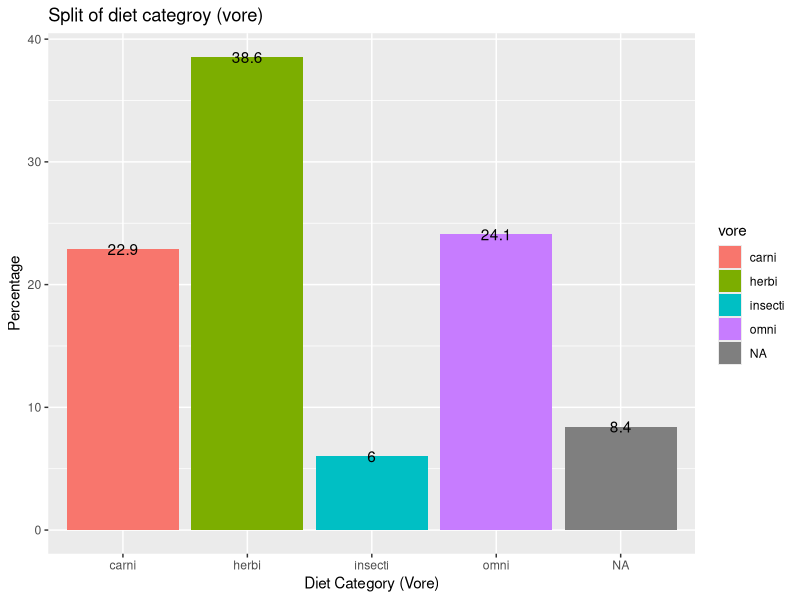
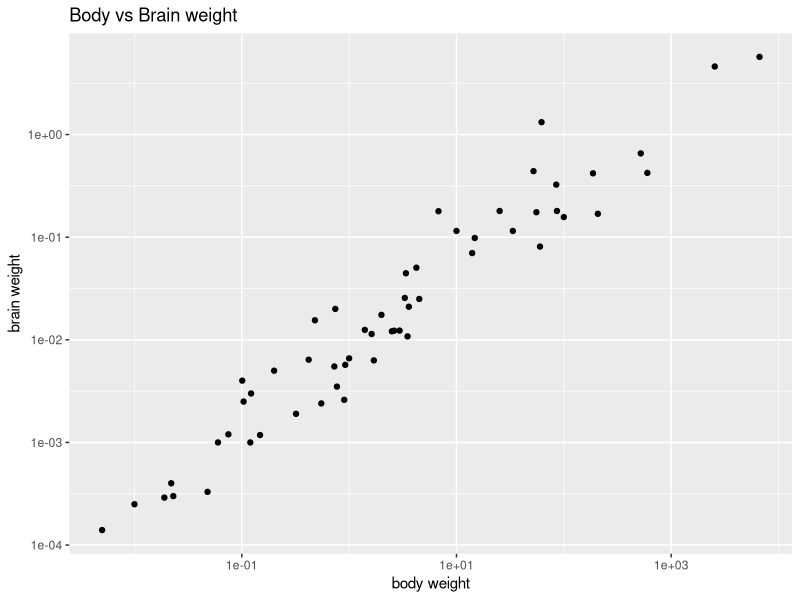

The R source for these figures, in order:
## ---- chunk 1
library(ggplot2)
library(dplyr)
data(msleep)
help(msleep)
# Help shows the description of the dataset and the different variables including
# the description of each


## Dimensions, properties, observations and NAs of data

dim(msleep)
#There are 83 rows and 11 columns. 83 data entries or points and 11 variables
glimpse(msleep)
# This is literally a glimpse of the data. Bascially a brief overview of it
head(msleep)
# Shows the first 6 rows. For Python which I code in it gives 5 usually.
# The first 6 you see are 6 different animals and you can see the difference in data
# like sleep_total, order, conservation, genus and sleep_rem. Can also see NA's
tail(msleep)
# This is just like head but it shows the last 6. That is why its called tail!!!
summary(msleep)
# This literally summarizes the data same as Python. It gives statistics, range of
# the variable in the dataset. Stats such as Min, 1st Quartile, Median, Mean, 3rd Quartile and Maximum. There are NA's present as well
msleep %>%
  summarize_all(list(~ sum(is.na(.))))
# Name, Genus, order, sleep_total, awake have no NA
# Vore has 7, conservation has 29, sleep_rem has 22 and sleep_cycle has 51

## ---- chunk 2
#Question 2

# Proportions(dplyr)

vore_proportions <- msleep %>%
  group_by(vore) %>%
  summarize(percentage = (n() / nrow(msleep)) * 100, .groups = 'drop')

# Plotting (ggplot)

ggplot(vore_proportions,aes(x=vore,y=percentage,fill=vore))+geom_col()+geom_text(aes(label=round(percentage,1)))+
  labs(x="Diet Category (Vore)", y="Percentage",title="Split of diet categroy (vore)")

# Comments on the graph
# From looking at the %'s. I see herbivores are a majority at 38.6, omni second at 24.1, carnivores third at 22.9, NA fourth at 8.4 and insect at 6
# I think this makes sense (I am not a wildlife expert btw) for a good ecosystem.
# If herbivores are lower than carnivores and omnivores that means the carnivores and omnivores may starve to death
# NA missing data needs to be gathered for better analysis

## ---- chunk 3
# Question 3

#Just filter for omni as mentioned in hw Q
omnivores_sleep_mean <- msleep %>%
  filter(vore == 'omni') %>%
  summarize(mean_sleep_total = mean(sleep_total, na.rm = TRUE))

omnivores_sleep_mean

# Commment: That means on average omnivores in the data sleep around 10.9 hrs per day
# I guess analysis could be done to compare to strict meat eaters carnivores and plant eaters herbivores to see diet and sleep relation

## ---- chunk 4
# Question 4

ggplot(msleep, aes(x=bodywt,y=brainwt)) + geom_point() + scale_x_log10() + scale_y_log10() + labs(x='body weight', y='brain weight',title='Body vs Brain weight')

# Comments: The plot shows a postiive correlation between the two variables. As body weight increases, brain weight goes up
# I guess the bigger the body weight of the animal the bigger the brain

## ---- chunk 5
# Question 5

# Remove missing then Pearson
pearson <- cor(msleep$bodywt,msleep$brainwt,use='complete.obs')
pearson

# Comments: The Pearson coefficient supports the graph from Question 4 as the coefficient is 0.93
# Value closer to 1 in a range of 0 to 1 indicates that there is a strong link between body and brain weight in the data
# So as body weight goes up so does brain weight

## ---- chunk 6
# Question 6

# Mean and std
mean_sleep_total <- mean(msleep$sleep_total, na.rm = TRUE)
std_sleep_total <- sd(msleep$sleep_total, na.rm = TRUE)

# Limit for outliers
limit <- 1.5*std_sleep_total

#Filter for outliers
sleep_outliers <- msleep %>%
  filter(abs(sleep_total - mean_sleep_total) > limit) %>%
  select(name, sleep_total)

print(sleep_outliers)

# Comments: The data shows that the giraffe, elephants, whales, donkey, deer,seel and horse are on the smaller side while
# bats, armadillos and opussums are on the higher end. There could be a biological reason to this
# as giraffe, elephants, whales, donkey, deer,seel and horse are heavy while armadillos and bats are smaller(I am not a wildlife expertq)

